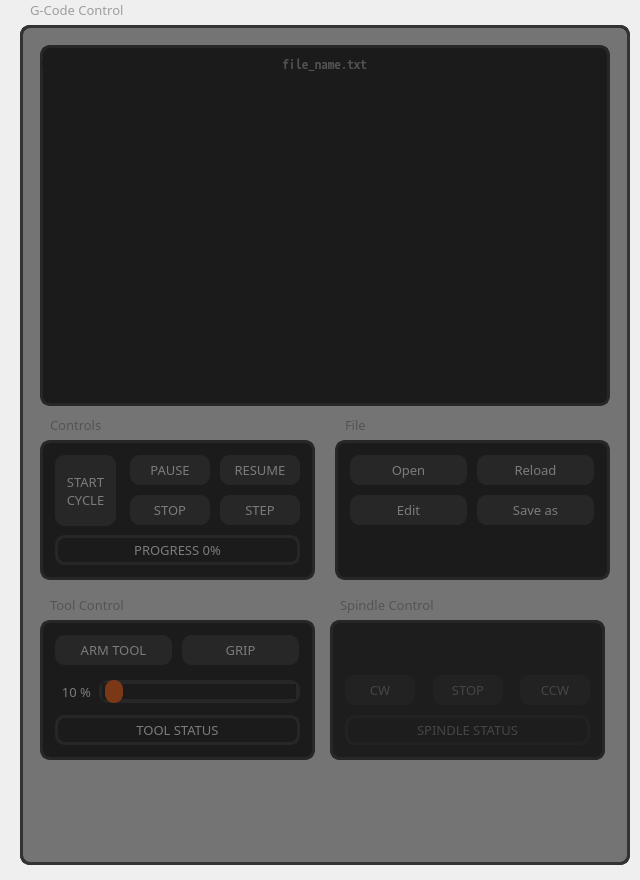
   <widget class="QFrame" name="frame_2">
    <property name="geometry">
     <rect>
      <x>0</x>
      <y>80</y>
      <width>640</width>
      <height>880</height>
     </rect>
    </property>
    <property name="frameShape">
     <enum>QFrame::NoFrame</enum>
    </property>
    <widget class="QFrame" name="frm_gcode_control">
     <property name="geometry">
      <rect>
       <x>20</x>
       <y>25</y>
       <width>610</width>
       <height>840</height>
      </rect>
     </property>
     <property name="sizePolicy">
      <sizepolicy hsizetype="Preferred" vsizetype="Preferred">
       <horstretch>0</horstretch>
       <verstretch>0</verstretch>
      </sizepolicy>
     </property>
     <property name="styleSheet">
      <string notr="true">border-radius: 10px;
border: 3px solid #333333;</string>
     </property>
     <property name="frameShape">
      <enum>QFrame::NoFrame</enum>
     </property>
     <widget class="QListView" name="list_gcode_view">
      <property name="geometry">
       <rect>
        <x>41</x>
        <y>50</y>
        <width>531</width>
        <height>321</height>
       </rect>
      </property>
      <property name="font">
       <font>
        <family>Noto Sans Mono CJK SC</family>
       </font>
      </property>
      <property name="styleSheet">
       <string notr="true">background-color: #161616;
border: none;
padding: 0px;
color: #fff;
</string>
      </property>
      <property name="autoScrollMargin">
       <number>5</number>
      </property>
     </widget>
     <widget class="QFrame" name="frame_6">
      <property name="geometry">
       <rect>
        <x>20</x>
        <y>415</y>
        <width>275</width>
        <height>140</height>
       </rect>
      </property>
      <property name="sizePolicy">
       <sizepolicy hsizetype="Preferred" vsizetype="Preferred">
        <horstretch>0</horstretch>
        <verstretch>0</verstretch>
       </sizepolicy>
      </property>
      <property name="styleSheet">
       <string notr="true">border-radius: 10px;
border: 3px solid #333333;
border: 3px solid #333333;
background-color: #161616;</string>
      </property>
      <property name="frameShape">
       <enum>QFrame::NoFrame</enum>
      </property>
      <widget class="QPushButton" name="btn_cycle_start">
       <property name="geometry">
        <rect>
         <x>15</x>
         <y>15</y>
         <width>61</width>
         <height>71</height>
        </rect>
       </property>
       <property name="sizePolicy">
        <sizepolicy hsizetype="Fixed" vsizetype="Fixed">
         <horstretch>0</horstretch>
         <verstretch>0</verstretch>
        </sizepolicy>
       </property>
       <property name="font">
        <font>
         <family>JetBrains Mono</family>
         <pointsize>10</pointsize>
         <weight>50</weight>
         <bold>false</bold>
        </font>
       </property>
       <property name="toolTip">
        <string>&lt;html&gt;&lt;head/&gt;&lt;body&gt;&lt;p&gt;&lt;span style=&quot; color:#ffffff;&quot;&gt;Begin executing current file [R]&lt;/span&gt;&lt;/p&gt;&lt;/body&gt;&lt;/html&gt;</string>
       </property>
       <property name="styleSheet">
        <string notr="true">QPushButton {
	background-color: #333333;
	color: #FFFFFF;
	padding: 5px;
	border-radius: 10px;
	border: none;
}</string>
       </property>
       <property name="text">
        <string>START
CYCLE</string>
       </property>
      </widget>
      <widget class="QPushButton" name="btn_cycle_pause">
       <property name="geometry">
        <rect>
         <x>90</x>
         <y>15</y>
         <width>80</width>
         <height>30</height>
        </rect>
       </property>
       <property name="sizePolicy">
        <sizepolicy hsizetype="Fixed" vsizetype="Fixed">
         <horstretch>0</horstretch>
         <verstretch>0</verstretch>
        </sizepolicy>
       </property>
       <property name="font">
        <font>
         <family>JetBrains Mono</family>
         <pointsize>10</pointsize>
         <weight>50</weight>
         <bold>false</bold>
        </font>
       </property>
       <property name="toolTip">
        <string>&lt;html&gt;&lt;head/&gt;&lt;body&gt;&lt;p&gt;&lt;span style=&quot; color:#ffffff;&quot;&gt;Pause execution [P]&lt;/span&gt;&lt;/p&gt;&lt;/body&gt;&lt;/html&gt;</string>
       </property>
       <property name="styleSheet">
        <string notr="true">QPushButton {
	background-color: #333333;
	color: #FFFFFF;
	padding: 5px;
	border-radius: 10px;
	border: none;
}</string>
       </property>
       <property name="text">
        <string>PAUSE</string>
       </property>
      </widget>
      <widget class="QPushButton" name="btn_cycle_continue">
       <property name="geometry">
        <rect>
         <x>180</x>
         <y>15</y>
         <width>80</width>
         <height>30</height>
        </rect>
       </property>
       <property name="sizePolicy">
        <sizepolicy hsizetype="Fixed" vsizetype="Fixed">
         <horstretch>0</horstretch>
         <verstretch>0</verstretch>
        </sizepolicy>
       </property>
       <property name="font">
        <font>
         <family>JetBrains Mono</family>
         <pointsize>10</pointsize>
         <weight>50</weight>
         <bold>false</bold>
        </font>
       </property>
       <property name="toolTip">
        <string>&lt;html&gt;&lt;head/&gt;&lt;body&gt;&lt;p&gt;&lt;span style=&quot; color:#ffffff;&quot;&gt;Resume execution [S]&lt;/span&gt;&lt;/p&gt;&lt;/body&gt;&lt;/html&gt;</string>
       </property>
       <property name="styleSheet">
        <string notr="true">QPushButton {
	background-color: #333333;
	color: #FFFFFF;
	padding: 5px;
	border-radius: 10px;
	border: none;
}</string>
       </property>
       <property name="text">
        <string>RESUME</string>
       </property>
      </widget>
      <widget class="QPushButton" name="btn_cycle_step">
       <property name="geometry">
        <rect>
         <x>180</x>
         <y>55</y>
         <width>80</width>
         <height>30</height>
        </rect>
       </property>
       <property name="sizePolicy">
        <sizepolicy hsizetype="Fixed" vsizetype="Fixed">
         <horstretch>0</horstretch>
         <verstretch>0</verstretch>
        </sizepolicy>
       </property>
       <property name="font">
        <font>
         <family>JetBrains Mono</family>
         <pointsize>10</pointsize>
         <weight>50</weight>
         <bold>false</bold>
        </font>
       </property>
       <property name="toolTip">
        <string>&lt;html&gt;&lt;head/&gt;&lt;body&gt;&lt;p&gt;&lt;span style=&quot; color:#ffffff;&quot;&gt;Execute next line [T]&lt;/span&gt;&lt;/p&gt;&lt;/body&gt;&lt;/html&gt;</string>
       </property>
       <property name="styleSheet">
        <string notr="true">QPushButton {
	background-color: #333333;
	color: #FFFFFF;
	padding: 5px;
	border-radius: 10px;
	border: none;
}</string>
       </property>
       <property name="text">
        <string>STEP</string>
       </property>
      </widget>
      <widget class="QPushButton" name="btn_cycle_stop">
       <property name="geometry">
        <rect>
         <x>90</x>
         <y>55</y>
         <width>80</width>
         <height>30</height>
        </rect>
       </property>
       <property name="sizePolicy">
        <sizepolicy hsizetype="Fixed" vsizetype="Fixed">
         <horstretch>0</horstretch>
         <verstretch>0</verstretch>
        </sizepolicy>
       </property>
       <property name="font">
        <font>
         <family>JetBrains Mono</family>
         <pointsize>10</pointsize>
         <weight>50</weight>
         <bold>false</bold>
        </font>
       </property>
       <property name="toolTip">
        <string>&lt;html&gt;&lt;head/&gt;&lt;body&gt;&lt;p&gt;&lt;span style=&quot; color:#ffffff;&quot;&gt;Stop program execution [ESC]&lt;/span&gt;&lt;/p&gt;&lt;/body&gt;&lt;/html&gt;</string>
       </property>
       <property name="styleSheet">
        <string notr="true">QPushButton {
	background-color: #333333;
	color: #FFFFFF;
	padding: 5px;
	border-radius: 10px;
	border: none;
}</string>
       </property>
       <property name="text">
        <string>STOP</string>
       </property>
      </widget>
      <widget class="QLabel" name="lbl_progress_percent">
       <property name="geometry">
        <rect>
         <x>15</x>
         <y>95</y>
         <width>245</width>
         <height>30</height>
        </rect>
       </property>
       <property name="font">
        <font>
         <family>JetBrains Mono</family>
         <pointsize>10</pointsize>
         <weight>50</weight>
         <bold>false</bold>
        </font>
       </property>
       <property name="styleSheet">
        <string notr="true">border-radius: 10px;
color: #fff;
</string>
       </property>
       <property name="text">
        <string>PROGRESS 0%</string>
       </property>
       <property name="alignment">
        <set>Qt::AlignCenter</set>
       </property>
      </widget>
     </widget>
     <widget class="QFrame" name="frame_8">
      <property name="geometry">
       <rect>
        <x>315</x>
        <y>415</y>
        <width>275</width>
        <height>140</height>
       </rect>
      </property>
      <property name="sizePolicy">
       <sizepolicy hsizetype="Preferred" vsizetype="Preferred">
        <horstretch>0</horstretch>
        <verstretch>0</verstretch>
       </sizepolicy>
      </property>
      <property name="styleSheet">
       <string notr="true">border-radius: 10px;
border: 3px solid #333333;
background-color: #161616;</string>
      </property>
      <property name="frameShape">
       <enum>QFrame::NoFrame</enum>
      </property>
      <widget class="QPushButton" name="btn_file_open">
       <property name="geometry">
        <rect>
         <x>15</x>
         <y>15</y>
         <width>117</width>
         <height>30</height>
        </rect>
       </property>
       <property name="sizePolicy">
        <sizepolicy hsizetype="Fixed" vsizetype="Fixed">
         <horstretch>0</horstretch>
         <verstretch>0</verstretch>
        </sizepolicy>
       </property>
       <property name="font">
        <font>
         <family>JetBrains Mono</family>
         <pointsize>10</pointsize>
         <weight>50</weight>
         <bold>false</bold>
        </font>
       </property>
       <property name="toolTip">
        <string>&lt;html&gt;&lt;head/&gt;&lt;body&gt;&lt;p&gt;&lt;span style=&quot; color:#ffffff;&quot;&gt;Open G-Code file [O]&lt;/span&gt;&lt;/p&gt;&lt;/body&gt;&lt;/html&gt;</string>
       </property>
       <property name="styleSheet">
        <string notr="true">QPushButton {
	background-color: #333333;
	color: #FFFFFF;
	padding: 5px;
	border-radius: 10px;
	border: none;
}</string>
       </property>
       <property name="text">
        <string>Open</string>
       </property>
      </widget>
      <widget class="QPushButton" name="btn_file_reload">
       <property name="geometry">
        <rect>
         <x>142</x>
         <y>15</y>
         <width>117</width>
         <height>30</height>
        </rect>
       </property>
       <property name="sizePolicy">
        <sizepolicy hsizetype="Fixed" vsizetype="Fixed">
         <horstretch>0</horstretch>
         <verstretch>0</verstretch>
        </sizepolicy>
       </property>
       <property name="font">
        <font>
         <family>JetBrains Mono</family>
         <pointsize>10</pointsize>
         <weight>50</weight>
         <bold>false</bold>
        </font>
       </property>
       <property name="toolTip">
        <string>&lt;html&gt;&lt;head/&gt;&lt;body&gt;&lt;p&gt;&lt;span style=&quot; color:#ffffff;&quot;&gt;Reopen current file [Ctrl+R]&lt;/span&gt;&lt;/p&gt;&lt;/body&gt;&lt;/html&gt;</string>
       </property>
       <property name="styleSheet">
        <string notr="true">QPushButton {
	background-color: #333333;
	color: #FFFFFF;
	padding: 5px;
	border-radius: 10px;
	border: none;
}</string>
       </property>
       <property name="text">
        <string>Reload</string>
       </property>
      </widget>
      <widget class="QPushButton" name="btn_file_save_as">
       <property name="geometry">
        <rect>
         <x>142</x>
         <y>55</y>
         <width>117</width>
         <height>30</height>
        </rect>
       </property>
       <property name="sizePolicy">
        <sizepolicy hsizetype="Fixed" vsizetype="Fixed">
         <horstretch>0</horstretch>
         <verstretch>0</verstretch>
        </sizepolicy>
       </property>
       <property name="font">
        <font>
         <family>JetBrains Mono</family>
         <pointsize>10</pointsize>
         <weight>50</weight>
         <bold>false</bold>
        </font>
       </property>
       <property name="toolTip">
        <string>&lt;html&gt;&lt;head/&gt;&lt;body&gt;&lt;p&gt;&lt;span style=&quot; color:#ffffff;&quot;&gt;Save G-code as [Ctrl+S]&lt;/span&gt;&lt;/p&gt;&lt;/body&gt;&lt;/html&gt;</string>
       </property>
       <property name="styleSheet">
        <string notr="true">QPushButton {
	background-color: #333333;
	color: #FFFFFF;
	padding: 5px;
	border-radius: 10px;
	border: none;
}</string>
       </property>
       <property name="text">
        <string>Save as</string>
       </property>
      </widget>
      <widget class="QPushButton" name="btn_file_edit">
       <property name="geometry">
        <rect>
         <x>15</x>
         <y>55</y>
         <width>117</width>
         <height>30</height>
        </rect>
       </property>
       <property name="sizePolicy">
        <sizepolicy hsizetype="Fixed" vsizetype="Fixed">
         <horstretch>0</horstretch>
         <verstretch>0</verstretch>
        </sizepolicy>
       </property>
       <property name="font">
        <font>
         <family>JetBrains Mono</family>
         <pointsize>10</pointsize>
         <weight>50</weight>
         <bold>false</bold>
        </font>
       </property>
       <property name="toolTip">
        <string>&lt;html&gt;&lt;head/&gt;&lt;body&gt;&lt;p&gt;&lt;span style=&quot; color:#ffffff;&quot;&gt;Edit current file [E]&lt;/span&gt;&lt;/p&gt;&lt;/body&gt;&lt;/html&gt;</string>
       </property>
       <property name="styleSheet">
        <string notr="true">QPushButton {
	background-color: #333333;
	color: #FFFFFF;
	padding: 5px;
	border-radius: 10px;
	border: none;
}</string>
       </property>
       <property name="text">
        <string>Edit</string>
       </property>
      </widget>
     </widget>
     <widget class="QFrame" name="frame_10">
      <property name="geometry">
       <rect>
        <x>20</x>
        <y>20</y>
        <width>570</width>
        <height>361</height>
       </rect>
      </property>
      <property name="styleSheet">
       <string notr="true">background-color: #161616;
border: 3px solid #333333;</string>
      </property>
      <property name="frameShape">
       <enum>QFrame::NoFrame</enum>
      </property>
     </widget>
     <widget class="QFrame" name="gcode_control_overlay">
      <property name="geometry">
       <rect>
        <x>0</x>
        <y>0</y>
        <width>610</width>
        <height>840</height>
       </rect>
      </property>
      <property name="styleSheet">
       <string notr="true">background-color: rgba(30, 30, 30, 150);
</string>
      </property>
      <property name="frameShape">
       <enum>QFrame::StyledPanel</enum>
      </property>
      <property name="frameShadow">
       <enum>QFrame::Raised</enum>
      </property>
     </widget>
     <widget class="QLabel" name="lbl_controls">
      <property name="geometry">
       <rect>
        <x>30</x>
        <y>390</y>
        <width>100</width>
        <height>20</height>
       </rect>
      </property>
      <property name="font">
       <font>
        <family>JetBrains Mono</family>
        <pointsize>10</pointsize>
        <weight>50</weight>
        <bold>false</bold>
       </font>
      </property>
      <property name="styleSheet">
       <string notr="true">border: none;
color: #9E9E9E</string>
      </property>
      <property name="text">
       <string>Controls</string>
      </property>
     </widget>
     <widget class="QLabel" name="lbl_file">
      <property name="geometry">
       <rect>
        <x>325</x>
        <y>390</y>
        <width>100</width>
        <height>20</height>
       </rect>
      </property>
      <property name="font">
       <font>
        <family>JetBrains Mono</family>
        <pointsize>10</pointsize>
        <weight>50</weight>
        <bold>false</bold>
       </font>
      </property>
      <property name="styleSheet">
       <string notr="true">border: none;
color: #9E9E9E</string>
      </property>
      <property name="text">
       <string>File</string>
      </property>
     </widget>
     <widget class="QLabel" name="lbl_filename">
      <property name="geometry">
       <rect>
        <x>22</x>
        <y>28</y>
        <width>565</width>
        <height>20</height>
       </rect>
      </property>
      <property name="font">
       <font>
        <family>Noto Sans Mono CJK SC</family>
        <pointsize>10</pointsize>
        <weight>50</weight>
        <bold>false</bold>
       </font>
      </property>
      <property name="styleSheet">
       <string notr="true">border: none;
background-color: #161616;
color: #9E9E9E;
</string>
      </property>
      <property name="text">
       <string>file_name.txt</string>
      </property>
      <property name="alignment">
       <set>Qt::AlignCenter</set>
      </property>
     </widget>
     <widget class="QFrame" name="frm_spindle_control">
      <property name="geometry">
       <rect>
        <x>310</x>
        <y>595</y>
        <width>275</width>
        <height>140</height>
       </rect>
      </property>
      <property name="sizePolicy">
       <sizepolicy hsizetype="Preferred" vsizetype="Preferred">
        <horstretch>0</horstretch>
        <verstretch>0</verstretch>
       </sizepolicy>
      </property>
      <property name="styleSheet">
       <string notr="true">border-radius: 10px;
border: 3px solid #333333;
background-color: #161616;</string>
      </property>
      <property name="frameShape">
       <enum>QFrame::NoFrame</enum>
      </property>
      <widget class="QPushButton" name="btn_spindle_cw">
       <property name="geometry">
        <rect>
         <x>15</x>
         <y>55</y>
         <width>70</width>
         <height>30</height>
        </rect>
       </property>
       <property name="sizePolicy">
        <sizepolicy hsizetype="Fixed" vsizetype="Fixed">
         <horstretch>0</horstretch>
         <verstretch>0</verstretch>
        </sizepolicy>
       </property>
       <property name="font">
        <font>
         <family>JetBrains Mono</family>
         <pointsize>10</pointsize>
         <weight>50</weight>
         <bold>false</bold>
        </font>
       </property>
       <property name="toolTip">
        <string>&lt;html&gt;&lt;head/&gt;&lt;body&gt;&lt;p&gt;&lt;span style=&quot; color:#ffffff;&quot;&gt;Resume execution [S]&lt;/span&gt;&lt;/p&gt;&lt;/body&gt;&lt;/html&gt;</string>
       </property>
       <property name="styleSheet">
        <string notr="true">QPushButton {
	background-color: #333333;
	color: #FFFFFF;
	padding: 5px;
	border-radius: 10px;
	border: none;
}</string>
       </property>
       <property name="text">
        <string>CW</string>
       </property>
      </widget>
      <widget class="QPushButton" name="btn_spindle_stop">
       <property name="geometry">
        <rect>
         <x>103</x>
         <y>55</y>
         <width>70</width>
         <height>30</height>
        </rect>
       </property>
       <property name="sizePolicy">
        <sizepolicy hsizetype="Fixed" vsizetype="Fixed">
         <horstretch>0</horstretch>
         <verstretch>0</verstretch>
        </sizepolicy>
       </property>
       <property name="font">
        <font>
         <family>JetBrains Mono</family>
         <pointsize>10</pointsize>
         <weight>50</weight>
         <bold>false</bold>
        </font>
       </property>
       <property name="toolTip">
        <string>&lt;html&gt;&lt;head/&gt;&lt;body&gt;&lt;p&gt;&lt;span style=&quot; color:#ffffff;&quot;&gt;Resume execution [S]&lt;/span&gt;&lt;/p&gt;&lt;/body&gt;&lt;/html&gt;</string>
       </property>
       <property name="styleSheet">
        <string notr="true">QPushButton {
	background-color: #333333;
	color: #FFFFFF;
	padding: 5px;
	border-radius: 10px;
	border: none;
}</string>
       </property>
       <property name="text">
        <string>STOP</string>
       </property>
      </widget>
      <widget class="QPushButton" name="btn_spindle_ccw">
       <property name="geometry">
        <rect>
         <x>190</x>
         <y>55</y>
         <width>70</width>
         <height>30</height>
        </rect>
       </property>
       <property name="sizePolicy">
        <sizepolicy hsizetype="Fixed" vsizetype="Fixed">
         <horstretch>0</horstretch>
         <verstretch>0</verstretch>
        </sizepolicy>
       </property>
       <property name="font">
        <font>
         <family>JetBrains Mono</family>
         <pointsize>10</pointsize>
         <weight>50</weight>
         <bold>false</bold>
        </font>
       </property>
       <property name="toolTip">
        <string>&lt;html&gt;&lt;head/&gt;&lt;body&gt;&lt;p&gt;&lt;span style=&quot; color:#ffffff;&quot;&gt;Resume execution [S]&lt;/span&gt;&lt;/p&gt;&lt;/body&gt;&lt;/html&gt;</string>
       </property>
       <property name="styleSheet">
        <string notr="true">QPushButton {
	background-color: #333333;
	color: #FFFFFF;
	padding: 5px;
	border-radius: 10px;
	border: none;
}</string>
       </property>
       <property name="text">
        <string>CCW</string>
       </property>
      </widget>
      <widget class="QFrame" name="spindle_control_overlay">
       <property name="geometry">
        <rect>
         <x>0</x>
         <y>0</y>
         <width>275</width>
         <height>140</height>
        </rect>
       </property>
       <property name="styleSheet">
        <string notr="true">background-color: rgba(30, 30, 30, 150);
border-radius: 10px;
border: 3px solid #333333;</string>
       </property>
       <property name="frameShape">
        <enum>QFrame::StyledPanel</enum>
       </property>
       <property name="frameShadow">
        <enum>QFrame::Raised</enum>
       </property>
      </widget>
      <widget class="QLabel" name="lbl_spindle_status">
       <property name="geometry">
        <rect>
         <x>15</x>
         <y>95</y>
         <width>245</width>
         <height>30</height>
        </rect>
       </property>
       <property name="font">
        <font>
         <family>JetBrains Mono</family>
         <pointsize>10</pointsize>
         <weight>50</weight>
         <bold>false</bold>
        </font>
       </property>
       <property name="styleSheet">
        <string notr="true">border-radius: 10px;
color: #fff;
</string>
       </property>
       <property name="text">
        <string>SPINDLE STATUS</string>
       </property>
       <property name="alignment">
        <set>Qt::AlignCenter</set>
       </property>
      </widget>
      <zorder>btn_spindle_cw</zorder>
      <zorder>btn_spindle_stop</zorder>
      <zorder>btn_spindle_ccw</zorder>
      <zorder>lbl_spindle_status</zorder>
      <zorder>spindle_control_overlay</zorder>
     </widget>
     <widget class="QLabel" name="lbl_spindle_control">
      <property name="geometry">
       <rect>
        <x>320</x>
        <y>570</y>
        <width>151</width>
        <height>20</height>
       </rect>
      </property>
      <property name="font">
       <font>
        <family>JetBrains Mono</family>
        <pointsize>10</pointsize>
        <weight>50</weight>
        <bold>false</bold>
       </font>
      </property>
      <property name="styleSheet">
       <string notr="true">border: none;
color: #9E9E9E</string>
      </property>
      <property name="text">
       <string>Spindle Control</string>
      </property>
      <property name="alignment">
       <set>Qt::AlignLeading|Qt::AlignLeft|Qt::AlignVCenter</set>
      </property>
     </widget>
     <widget class="QFrame" name="frm_tool_control">
      <property name="geometry">
       <rect>
        <x>20</x>
        <y>595</y>
        <width>275</width>
        <height>140</height>
       </rect>
      </property>
      <property name="sizePolicy">
       <sizepolicy hsizetype="Preferred" vsizetype="Preferred">
        <horstretch>0</horstretch>
        <verstretch>0</verstretch>
       </sizepolicy>
      </property>
      <property name="styleSheet">
       <string notr="true">border-radius: 10px;
border: 3px solid #333333;
background-color: #161616;</string>
      </property>
      <property name="frameShape">
       <enum>QFrame::NoFrame</enum>
      </property>
      <widget class="QPushButton" name="btn_tool_arm">
       <property name="geometry">
        <rect>
         <x>15</x>
         <y>15</y>
         <width>117</width>
         <height>30</height>
        </rect>
       </property>
       <property name="sizePolicy">
        <sizepolicy hsizetype="Fixed" vsizetype="Fixed">
         <horstretch>0</horstretch>
         <verstretch>0</verstretch>
        </sizepolicy>
       </property>
       <property name="font">
        <font>
         <family>JetBrains Mono</family>
         <pointsize>10</pointsize>
         <weight>50</weight>
         <bold>false</bold>
        </font>
       </property>
       <property name="toolTip">
        <string/>
       </property>
       <property name="styleSheet">
        <string notr="true">QPushButton {
	background-color: #333333;
	color: #FFFFFF;
	padding: 5px;
	border-radius: 10px;
	border: none;
}</string>
       </property>
       <property name="text">
        <string>ARM TOOL</string>
       </property>
      </widget>
      <widget class="QPushButton" name="btn_tool_action">
       <property name="geometry">
        <rect>
         <x>142</x>
         <y>15</y>
         <width>117</width>
         <height>30</height>
        </rect>
       </property>
       <property name="sizePolicy">
        <sizepolicy hsizetype="Fixed" vsizetype="Fixed">
         <horstretch>0</horstretch>
         <verstretch>0</verstretch>
        </sizepolicy>
       </property>
       <property name="font">
        <font>
         <family>JetBrains Mono</family>
         <pointsize>10</pointsize>
         <weight>50</weight>
         <bold>false</bold>
        </font>
       </property>
       <property name="toolTip">
        <string/>
       </property>
       <property name="styleSheet">
        <string notr="true">QPushButton {
	background-color: #333333;
	color: #FFFFFF;
	padding: 5px;
	border-radius: 10px;
	border: none;
}</string>
       </property>
       <property name="text">
        <string>GRIP</string>
       </property>
      </widget>
      <widget class="QLabel" name="lbl_tool_status">
       <property name="geometry">
        <rect>
         <x>15</x>
         <y>95</y>
         <width>245</width>
         <height>30</height>
        </rect>
       </property>
       <property name="font">
        <font>
         <family>JetBrains Mono</family>
         <pointsize>10</pointsize>
         <weight>50</weight>
         <bold>false</bold>
        </font>
       </property>
       <property name="styleSheet">
        <string notr="true">border-radius: 10px;
color: #fff;
</string>
       </property>
       <property name="text">
        <string>TOOL STATUS</string>
       </property>
       <property name="alignment">
        <set>Qt::AlignCenter</set>
       </property>
      </widget>
      <widget class="QSlider" name="sld_tool_power">
       <property name="geometry">
        <rect>
         <x>59</x>
         <y>60</y>
         <width>201</width>
         <height>23</height>
        </rect>
       </property>
       <property name="styleSheet">
        <string notr="true">QSlider::groove:horizontal {
    background: #FE5C0D;
	border-radius: 10px;
	border: 3px solid #FE5C0D;
}

QSlider::handle:horizontal {
    background: #FE5C0D;
    width: 18px;
    height: 18px;
    margin: -6px 0; 
    border-radius: 9px; 
}

QSlider::handle:horizontal:hover {
	background-color: rgb(254, 81, 13);
    border: 2px solid rgb(254, 174, 13);
}

QSlider::sub-page:horizontal {
    background: #161616;
    height: 8px;
    border-radius: 9px;
}

QSlider::add-page:horizontal {
    background: #161616;
    border: 1px solid #333333;
    height: 8px;
    border-radius: 9px;
}</string>
       </property>
       <property name="minimum">
        <number>10</number>
       </property>
       <property name="maximum">
        <number>100</number>
       </property>
       <property name="value">
        <number>10</number>
       </property>
       <property name="orientation">
        <enum>Qt::Horizontal</enum>
       </property>
      </widget>
      <widget class="QLabel" name="lbl_tool_power_val">
       <property name="geometry">
        <rect>
         <x>10</x>
         <y>60</y>
         <width>41</width>
         <height>23</height>
        </rect>
       </property>
       <property name="font">
        <font>
         <family>JetBrains Mono</family>
         <pointsize>10</pointsize>
         <weight>50</weight>
         <bold>false</bold>
        </font>
       </property>
       <property name="styleSheet">
        <string notr="true">border: none;
color: #fff;
</string>
       </property>
       <property name="text">
        <string>10 %</string>
       </property>
       <property name="alignment">
        <set>Qt::AlignRight|Qt::AlignTrailing|Qt::AlignVCenter</set>
       </property>
      </widget>
     </widget>
     <widget class="QLabel" name="lbl_tool_title">
      <property name="geometry">
       <rect>
        <x>30</x>
        <y>570</y>
        <width>151</width>
        <height>20</height>
       </rect>
      </property>
      <property name="font">
       <font>
        <family>JetBrains Mono</family>
        <pointsize>10</pointsize>
        <weight>50</weight>
        <bold>false</bold>
       </font>
      </property>
      <property name="styleSheet">
       <string notr="true">border: none;
color: #9E9E9E</string>
      </property>
      <property name="text">
       <string>Tool Control</string>
      </property>
      <property name="alignment">
       <set>Qt::AlignLeading|Qt::AlignLeft|Qt::AlignVCenter</set>
      </property>
     </widget>
     <zorder>frame_10</zorder>
     <zorder>list_gcode_view</zorder>
     <zorder>frame_6</zorder>
     <zorder>frame_8</zorder>
     <zorder>lbl_controls</zorder>
     <zorder>lbl_file</zorder>
     <zorder>lbl_filename</zorder>
     <zorder>frm_spindle_control</zorder>
     <zorder>lbl_spindle_control</zorder>
     <zorder>frm_tool_control</zorder>
     <zorder>lbl_tool_title</zorder>
     <zorder>gcode_control_overlay</zorder>
    </widget>
    <widget class="QLabel" name="lbl_gcode_control">
     <property name="geometry">
      <rect>
       <x>30</x>
       <y>0</y>
       <width>151</width>
       <height>20</height>
      </rect>
     </property>
     <property name="font">
      <font>
       <family>JetBrains Mono</family>
       <pointsize>10</pointsize>
       <weight>50</weight>
       <bold>false</bold>
      </font>
     </property>
     <property name="styleSheet">
      <string notr="true">border: none;
color: #9E9E9E</string>
     </property>
     <property name="text">
      <string>G-Code Control</string>
     </property>
    </widget>
   </widget>
